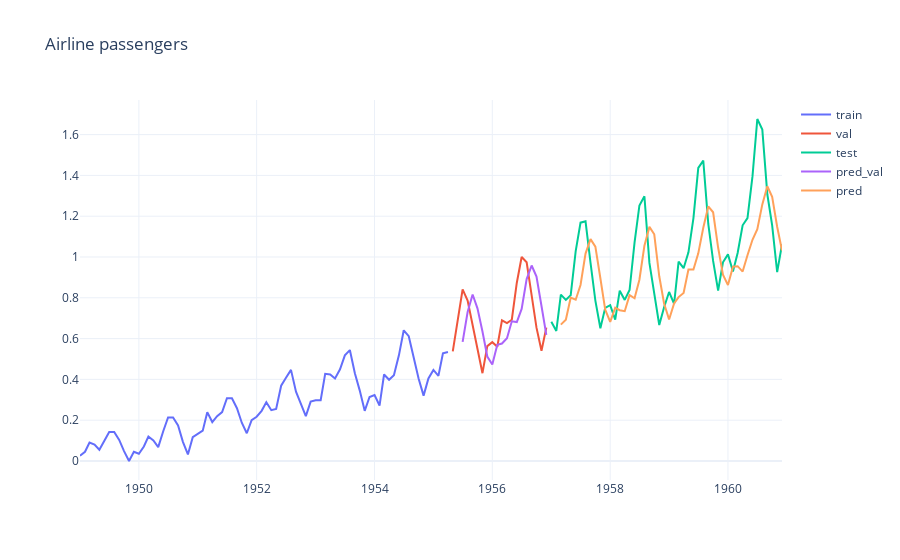

The notebook cell saved with this chart:
### Code cell
y_pred = predictor.predict(lstm, test_dataloader)
pred = pd.DataFrame(y_pred.flatten(), index=test.index[SEQ_LENGTH:], columns=["passengers"])

y_pred_val = predictor.predict(lstm, val_dataloader)
pred_val = pd.DataFrame(y_pred_val.flatten(), index=val.index[SEQ_LENGTH:], columns=["passengers"])

fig = go.Figure()
fig.add_trace(go.Scatter(x=train.index, y=train.passengers, name="train", mode="lines"))
fig.add_trace(go.Scatter(x=val.index, y=val.passengers, name="val", mode="lines"))
fig.add_trace(go.Scatter(x=test.index, y=test.passengers, name="test", mode="lines"))
fig.add_trace(go.Scatter(x=pred_val.index, y=pred_val.passengers, name="pred_val", mode="lines"))
fig.add_trace(go.Scatter(x=pred.index, y=pred.passengers, name="pred", mode="lines"))
fig.update_layout(title="Airline passengers")
fig.show()
